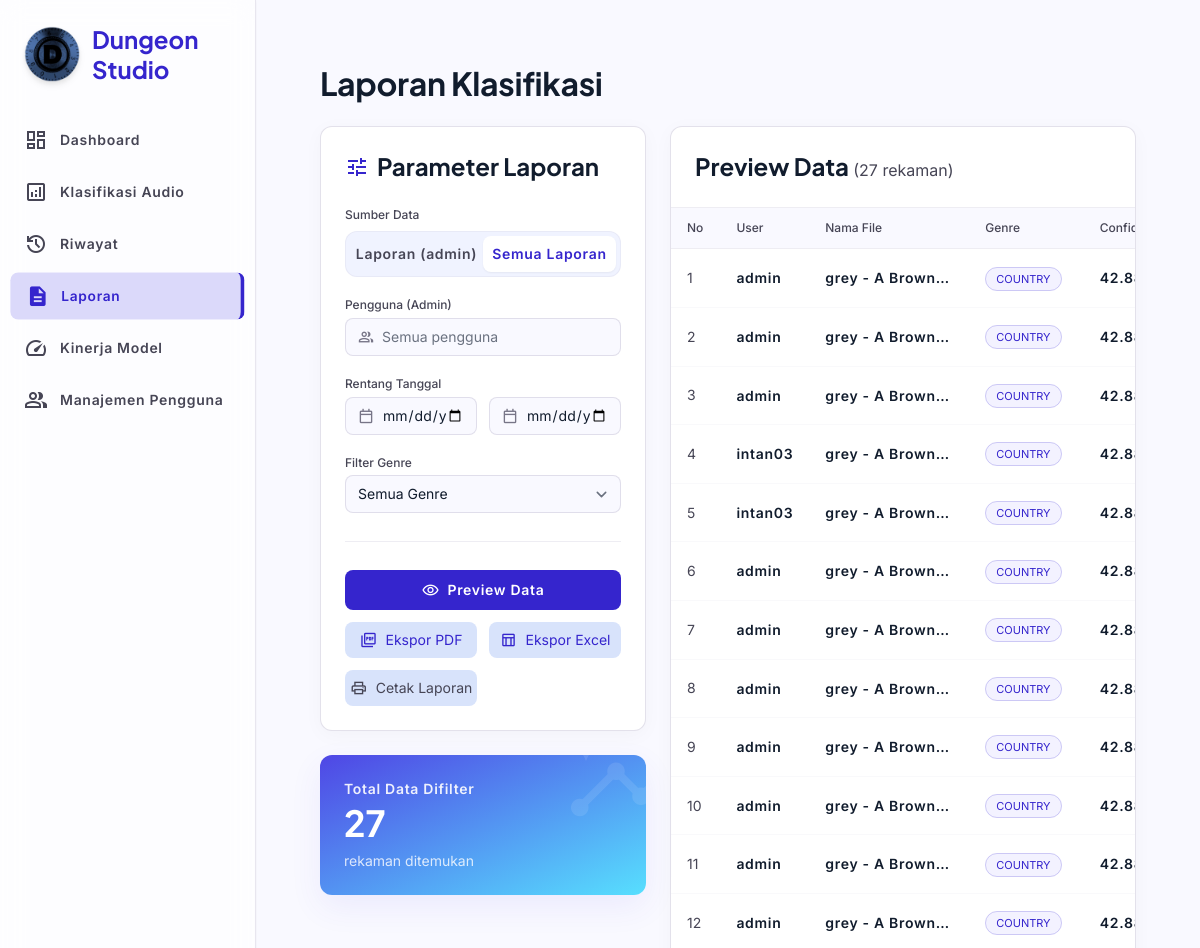
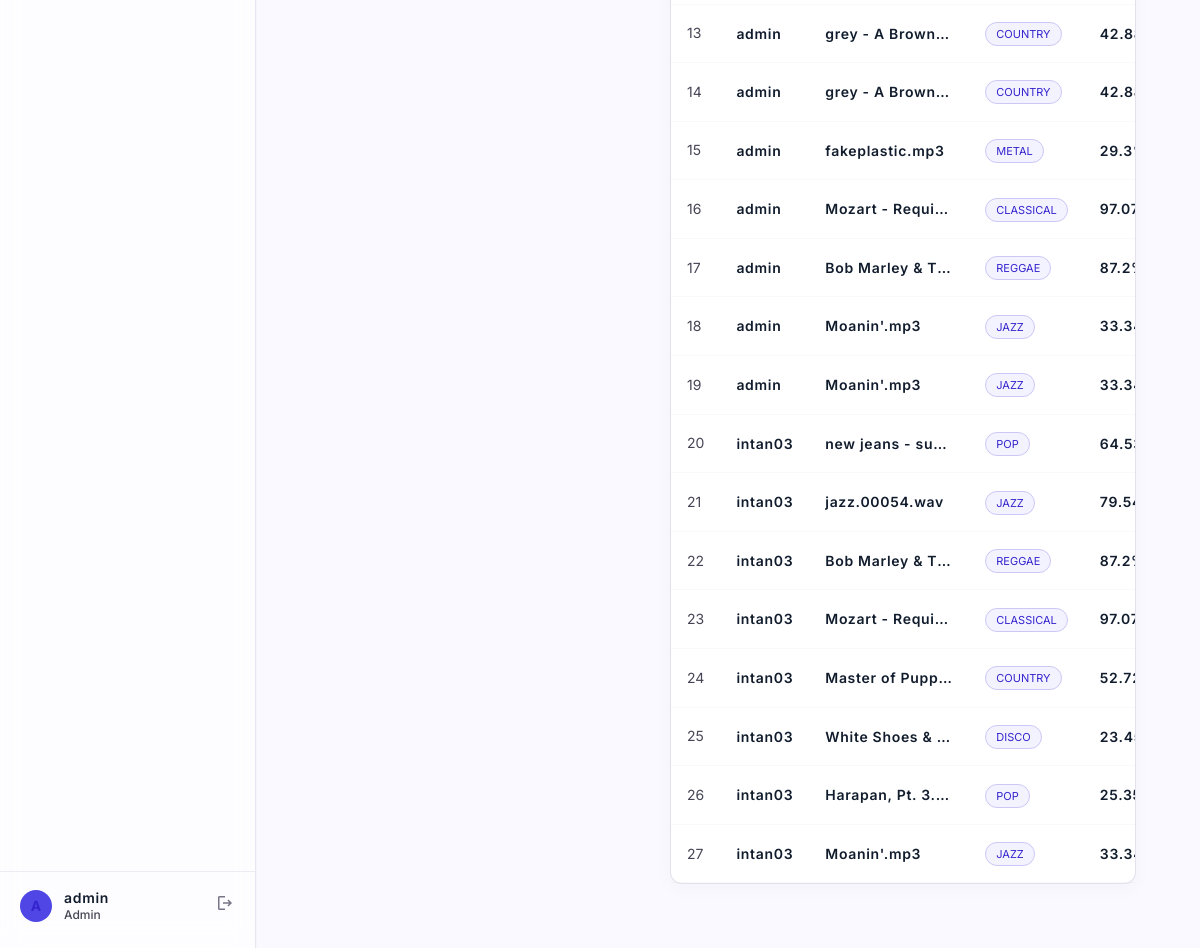
Before: /laporan/?tab=semua (signed in) with the older database file (2 pictures, top to bottom).
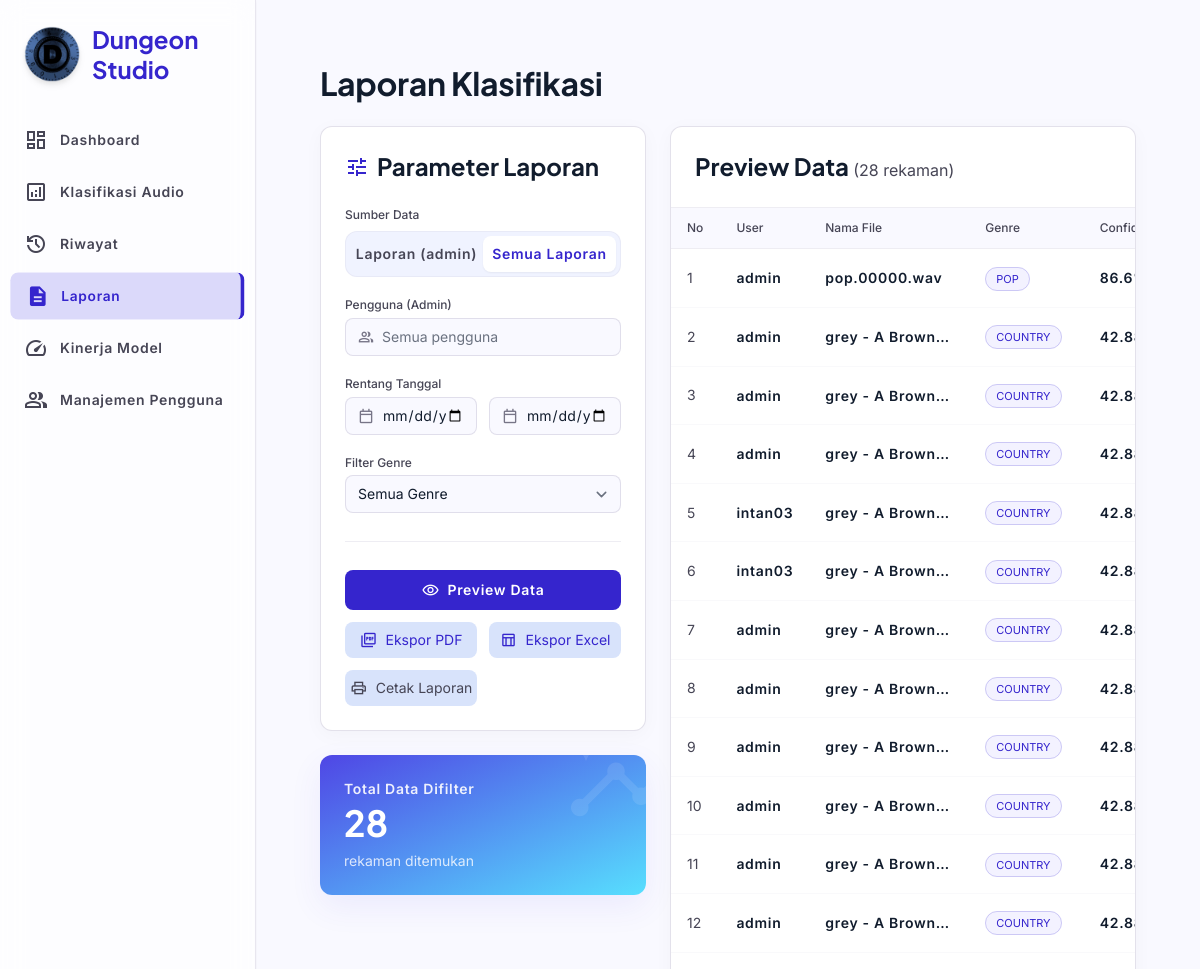
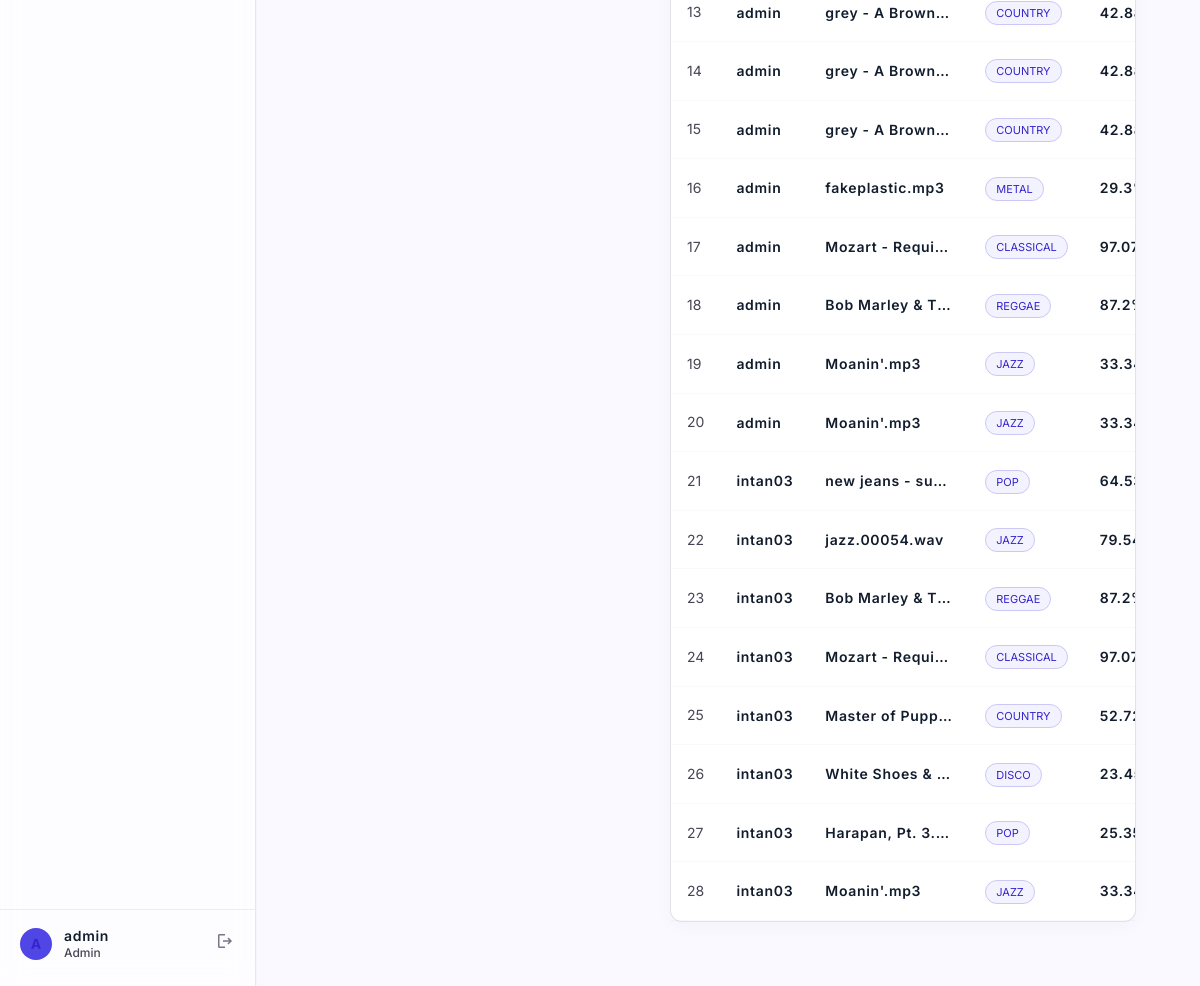
After: the same page with the newer database file (2 pictures, top to bottom).
### Klasifikasi/models.py (models this page shows, shortened)
class CustomUser(AbstractUser):
    id_user = models.UUIDField(primary_key=True, default=uuid.uuid4, editable=False)
    class Meta:
        db_table = 'tb_user'
        verbose_name = 'Pengguna'
        verbose_name_plural = 'Pengguna'

class UserProfile(models.Model):
    id_profile = models.UUIDField(primary_key=True, default=uuid.uuid4, editable=False)
    user = models.OneToOneField(
        settings.AUTH_USER_MODEL,
        on_delete=models.CASCADE,
        related_name='profile',
        db_column='id_user'
    )
    role = models.CharField(max_length=30, choices=ROLE_CHOICES, default='pengguna_studio')
    is_active = models.BooleanField(default=True)
    tanggal_dibuat = models.DateTimeField(auto_now_add=True)
    class Meta:
        db_table = 'tb_user_profile'
        verbose_name = 'Profil Pengguna'
        verbose_name_plural = 'Profil Pengguna'

class RiwayatKlasifikasi(models.Model):
    id_riwayat = models.UUIDField(primary_key=True, default=uuid.uuid4, editable=False)
    user = models.ForeignKey(
        settings.AUTH_USER_MODEL,
        on_delete=models.CASCADE,
        related_name='riwayat',
        db_column='id_user'
    )
    nama_file = models.CharField(max_length=255)
    ukuran_file = models.CharField(max_length=50)
    format_file = models.CharField(max_length=20)
    genre_prediksi = models.CharField(max_length=100)
    genre_icon = models.CharField(max_length=10, default='🎵')
    confidence = models.FloatField(null=True, blank=True)
    waktu_klasifikasi = models.DateTimeField(auto_now_add=True)
    top_features_json = models.TextField(blank=True, default='[]')
    probabilities_json = models.TextField(blank=True, default='[]')
    class Meta:
        db_table = 'tb_riwayat_klasifikasi'
        ordering = ['-waktu_klasifikasi']
        verbose_name = 'Riwayat Klasifikasi'
        verbose_name_plural = 'Riwayat Klasifikasi'

### Klasifikasi/views.py (the view)
# urls.py: path('laporan/', views.laporan_view, name='laporan'),
@login_and_active_required
def laporan_view(request):
    from .models import RiwayatKlasifikasi, Laporan
    role = get_user_role(request.user)
    is_advanced = role in ('admin', 'pengelola_studio')
    active_tab = request.GET.get('tab', 'saya')
    if not is_advanced:
        active_tab = 'saya'  # paksa tab saya untuk pengguna biasa
    if active_tab == 'semua' and is_advanced:
        laporan_list = Laporan.objects.select_related('id_user').all()
    else:
        laporan_list = Laporan.objects.filter(id_user=request.user)
    date_from = request.GET.get('date_from', '')
    date_to   = request.GET.get('date_to', '')
    genre_filter = request.GET.get('genre', '')
    user_filter = request.GET.get('user', '') if active_tab == 'semua' else ''
    sudah_filter = date_from or date_to or genre_filter or user_filter
    if active_tab == 'semua' and is_advanced:
        qs = RiwayatKlasifikasi.objects.select_related('user').all()
    else:
        qs = RiwayatKlasifikasi.objects.filter(user=request.user)
    if date_from:
        try:
            qs = qs.filter(waktu_klasifikasi__date__gte=date_from)
        except Exception:
            pass
    if date_to:
        try:
            qs = qs.filter(waktu_klasifikasi__date__lte=date_to)
        except Exception:
            pass
    if genre_filter:
        qs = qs.filter(genre_prediksi__iexact=genre_filter)
    if user_filter and active_tab == 'semua':
        qs = qs.filter(user__username__icontains=user_filter)
    preview = []
    for idx, r in enumerate(qs, 1):
        genre_detail = GENRE_INFO.get(r.genre_prediksi.lower(), {})
        preview.append({
            'no': idx,
            'username': r.user.username,
            'nama_file': r.nama_file,
            'format_file': r.format_file,
            'genre_prediksi': r.genre_prediksi,
            'genre_icon': r.genre_icon,
            'genre_color': genre_detail.get('color', '#888'),
            'confidence': r.confidence,
            'waktu': r.waktu_klasifikasi,
        })
    if active_tab == 'semua' and is_advanced:
        raw_genres_laporan = RiwayatKlasifikasi.objects.values_list('genre_prediksi', flat=True)
    else:
        raw_genres_laporan = RiwayatKlasifikasi.objects.filter(user=request.user).values_list('genre_prediksi', flat=True)
    all_genres = sorted(list(set(g.strip().lower() for g in raw_genres_laporan if g)))
    context = {
        'role': role,
        'is_advanced': is_advanced,
        'active_tab': active_tab,
        'laporan_list': laporan_list,
        'preview': preview,
        'total_preview': len(preview),
        'sudah_filter': sudah_filter,
        'date_from': date_from,
        'date_to': date_to,
        'genre_filter': genre_filter,
        'user_filter': user_filter,
        'all_genres': all_genres,
    }
    return render(request, 'Klasifikasi/laporan.html', context)

### Klasifikasi/templates/Klasifikasi/laporan.html (shortened to what the changed rows need)
{% extends "Klasifikasi/base.html" %}
{% block content %}
<div class="flex flex-col gap-6">
  <div class="flex flex-col md:flex-row md:items-end justify-between gap-4">
    <div>
      <h2 class="font-display font-bold text-headline-lg text-on-surface">Laporan Klasifikasi</h2>
    </div>
  </div>
  <div class="grid grid-cols-1 lg:grid-cols-12 gap-6">
    <div class="lg:col-span-5 flex flex-col gap-6">
      <div class="bg-surface-container-lowest rounded-xl border border-outline-variant/50 p-6 shadow-level-1">
        <form method="GET" class="flex flex-col gap-5" id="laporanForm">
          {% if is_advanced %}
          <div>
            <label class="block text-label-sm font-label-sm text-on-surface-variant mb-2">Sumber Data</label>
            <div class="flex bg-surface-container-low p-1 rounded-xl border border-outline-variant/20">
              <a href="?tab=saya" class="flex-1 text-center py-2 rounded-lg text-label-md font-label-md transition-all text-[13px] md:text-[14px]
                {% if active_tab == 'saya' %}bg-white text-primary shadow-sm{% else %}text-on-surface-variant{% endif %}">
                Laporan ({{ request.user.username }})
              </a>
              <a href="?tab=semua" class="flex-1 text-center py-2 rounded-lg text-label-md font-label-md transition-all text-[13px] md:text-[14px]
                {% if active_tab == 'semua' %}bg-white text-primary shadow-sm{% else %}text-on-surface-variant{% endif %}">
                Semua Laporan
              </a>
            </div>
          </div>
          {% endif %}
        </form>
      </div>
      {% if preview %}
      <div class="bg-gradient-to-br from-primary-container to-secondary-container rounded-xl p-6 text-white shadow-level-2 relative overflow-hidden">
        <div class="absolute -right-10 -top-10 opacity-10 pointer-events-none">
          <span class="material-symbols-outlined text-[120px]">insights</span>
        </div>
        <h4 class="text-label-md font-label-md opacity-90 mb-1">Total Data Difilter</h4>
        <div class="font-display font-bold text-4xl mb-2">{{ total_preview }}</div>
        <p class="text-sm opacity-80">rekaman ditemukan</p>
      </div>
      {% endif %}
    </div>
    <div class="lg:col-span-7">
      <div class="bg-surface-container-lowest rounded-xl border border-outline-variant/50 shadow-level-1 h-full flex flex-col">
        <div class="p-6 border-b border-outline-variant/30 flex justify-between items-center">
          <h3 class="font-display font-bold text-headline-md text-on-surface">
            Preview Data
            {% if total_preview %}<span class="text-on-surface-variant font-sans text-body-md font-normal">({{ total_preview }} rekaman)</span>{% endif %}
          </h3>
        </div>
        <div class="flex-1 overflow-auto">
          <table class="w-full text-left border-collapse text-sm min-w-[550px]">
            <thead class="sticky top-0">
              <tr class="bg-surface-bright border-b border-outline-variant/30">
                <th class="py-3 px-4 text-label-sm font-label-sm text-on-surface-variant">No</th>
                {% if active_tab == 'semua' and is_advanced %}
                <th class="py-3 px-4 text-label-sm font-label-sm text-on-surface-variant">User</th>
                {% endif %}
                <th class="py-3 px-4 text-label-sm font-label-sm text-on-surface-variant">Nama File</th>
                <th class="py-3 px-4 text-label-sm font-label-sm text-on-surface-variant">Genre</th>
                <th class="py-3 px-4 text-label-sm font-label-sm text-on-surface-variant">{% if role == 'pengguna_studio' %}Kecocokan{% else %}Confidence{% endif %}</th>
              </tr>
            </thead>
            <tbody>
              {% for p in preview %}
              <tr class="border-b border-outline-variant/10 hover:bg-surface-container-low transition-colors">
                <td class="py-3 px-4 text-on-surface-variant">{{ forloop.counter }}</td>
                {% if active_tab == 'semua' and is_advanced %}
                <td class="py-3 px-4 text-label-md font-label-md text-on-surface">{{ p.username }}</td>
                {% endif %}
                <td class="py-3 px-4 max-w-[160px]">
                  <span class="truncate block text-label-md font-label-md text-on-surface" title="{{ p.nama_file }}">{{ p.nama_file }}</span>
                </td>
                <td class="py-3 px-4">
                  <span class="px-2.5 py-1 rounded-full bg-primary-fixed/40 text-primary font-label-sm text-[11px] border border-primary/20 uppercase">{{ p.genre_prediksi }}</span>
                </td>
                <td class="py-3 px-4 text-label-md font-label-md text-on-surface">{{ p.confidence }}%</td>
              </tr>
              {% endfor %}
            </tbody>
          </table>
        </div>
      </div>
    </div>
  </div>
</div>
{% endblock %}

### Klasifikasi/templates/Klasifikasi/base.html (shortened to what the changed rows need)
{% load static %}
<!DOCTYPE html>
<html lang="id" class="light">
<head>
  <script src="https://cdn.tailwindcss.com?plugins=forms,container-queries"></script>
  <script id="tailwind-config">
    tailwind.config = {
      darkMode: "class",
      theme: {
        extend: {
          colors: {
            "primary":                 "#3525cd",
            "on-primary":              "#ffffff",
            "primary-container":       "#4f46e5",
            "on-primary-container":    "#dad7ff",
            "primary-fixed":           "#e2dfff",
            "primary-fixed-dim":       "#c3c0ff",
            "on-primary-fixed":        "#0f0069",
            "on-primary-fixed-variant":"#3323cc",
            "inverse-primary":         "#c3c0ff",
            "secondary":               "#00687a",
            "on-secondary":            "#ffffff",
            "secondary-container":     "#57dffe",
            "on-secondary-container":  "#006172",
            "secondary-fixed":         "#acedff",
            "secondary-fixed-dim":     "#4cd7f6",
            "on-secondary-fixed":      "#001f26",
            "on-secondary-fixed-variant":"#004e5c",
            "tertiary":                "#46494b",
            "on-tertiary":             "#ffffff",
            "tertiary-container":      "#5e6163",
            "on-tertiary-container":   "#dadcde",
            "tertiary-fixed":          "#e0e3e5",
            "tertiary-fixed-dim":      "#c4c7c9",
            "on-tertiary-fixed":       "#191c1e",
            "on-tertiary-fixed-variant":"#444749",
            "error":                   "#ba1a1a",
            "on-error":                "#ffffff",
            "error-container":         "#ffdad6",
            "on-error-container":      "#93000a",
            "background":              "#f9f9ff",
            "on-background":           "#111c2d",
            "surface":                 "#f9f9ff",
            "surface-dim":             "#cfdaf2",
            "surface-bright":          "#f9f9ff",
            "surface-container-lowest":"#ffffff",
            "surface-container-low":   "#f0f3ff",
            "surface-container":       "#e7eeff",
            "surface-container-high":  "#dee8ff",
            "surface-container-highest":"#d8e3fb",
            "on-surface":              "#111c2d",
            "on-surface-variant":      "#464555",
            "surface-variant":         "#d8e3fb",
            "inverse-surface":         "#263143",
            "inverse-on-surface":      "#ecf1ff",
            "outline":                 "#777587",
            "outline-variant":         "#c7c4d8",
            "surface-tint":            "#4d44e3",
          },
          fontFamily: {
            "sans":        ["Inter", "ui-sans-serif", "system-ui", "sans-serif"],
            "display":     ["Plus Jakarta Sans", "sans-serif"],
            "headline-lg": ["Plus Jakarta Sans"],
            "headline-md": ["Plus Jakarta Sans"],
            "label-md":    ["Inter"],
            "label-sm":    ["Inter"],
            "body-md":     ["Inter"],
            "body-lg":     ["Inter"],
            "display-lg":  ["Plus Jakarta Sans"],
          },
          fontSize: {
            "headline-lg": ["32px", { lineHeight: "1.2", letterSpacing: "-0.01em", fontWeight: "700" }],
            "label-md":    ["14px", { lineHeight: "1.4", letterSpacing: "0.05em",  fontWeight: "600" }],
            "body-md":     ["16px", { lineHeight: "1.5", fontWeight: "400" }],
            "headline-md": ["24px", { lineHeight: "1.3", fontWeight: "600" }],
            "headline-lg-mobile": ["28px", { lineHeight: "1.2", fontWeight: "700" }],
            "body-lg":     ["18px", { lineHeight: "1.6", fontWeight: "400" }],
            "label-sm":    ["12px", { lineHeight: "1.4", fontWeight: "500" }],
            "display-lg":  ["48px", { lineHeight: "1.1", letterSpacing: "-0.02em", fontWeight: "800" }],
          },
          spacing: {
            "base": "4px",
            "xs":   "0.5rem",
            "sm":   "1rem",
            "md":   "1.5rem",
            "lg":   "2.5rem",
            "xl":   "4rem",
            "gutter": "24px",
            "container-max": "1280px",
          },
          borderRadius: {
            "DEFAULT": "0.25rem",
            "lg": "0.5rem",
            "xl": "0.75rem",
            "full": "9999px",
          },
        }
      }
    }
  </script>
</head>
<body class="bg-background text-on-background font-sans min-h-screen flex antialiased selection:bg-primary-container selection:text-on-primary-container">
  <aside class="h-screen w-64 fixed left-0 top-0 glass-sidebar border-r border-outline-variant/40 shadow-sm flex flex-col py-md z-50 hidden md:flex">
    <div class="px-6 mb-8 flex items-center gap-3">
      <div>
        <h1 class="font-display text-headline-md font-bold text-primary leading-tight">Dungeon Studio</h1>
      </div>
    </div>
    <div class="px-4 mt-auto pt-4 border-t border-outline-variant/30 space-y-4">
      <div class="flex items-center gap-3 px-1">
        <div class="w-8 h-8 rounded-full bg-primary-container text-primary flex items-center justify-center font-bold text-sm flex-shrink-0">
          {{ user.first_name|first|upper|default:user.username|first|upper }}
        </div>
        <div class="flex-1 min-w-0">
          <p class="font-label-md text-label-md text-on-surface truncate">{{ user.first_name|default:user.username }}</p>
          <p class="font-label-sm text-label-sm text-on-surface-variant truncate">{{ user.profile.get_role_display|default:"Pengguna" }}</p>
        </div>
        <a href="{% url 'Klasifikasi:logout' %}" class="text-outline hover:text-error transition-colors flex-shrink-0" title="Logout">
          <span class="material-symbols-outlined text-[20px]">logout</span>
        </a>
      </div>
    </div>
  </aside>
  <div class="flex-1 flex flex-col min-h-screen ml-0 md:ml-64">
    <main class="flex-1 p-gutter md:p-xl max-w-container-max mx-auto w-full">
      {% block content %}{% endblock %}
    </main>
  </div>
</body>
</html>

Changed rows visible on the page:
added RiwayatKlasifikasi: nama_file "pop.00000.wav", genre_prediksi "POP", confidence "86.6"
Other visible differences:
{{ total_preview }}: "27" → "28"
new list line: "1"
new list line: "admin"
